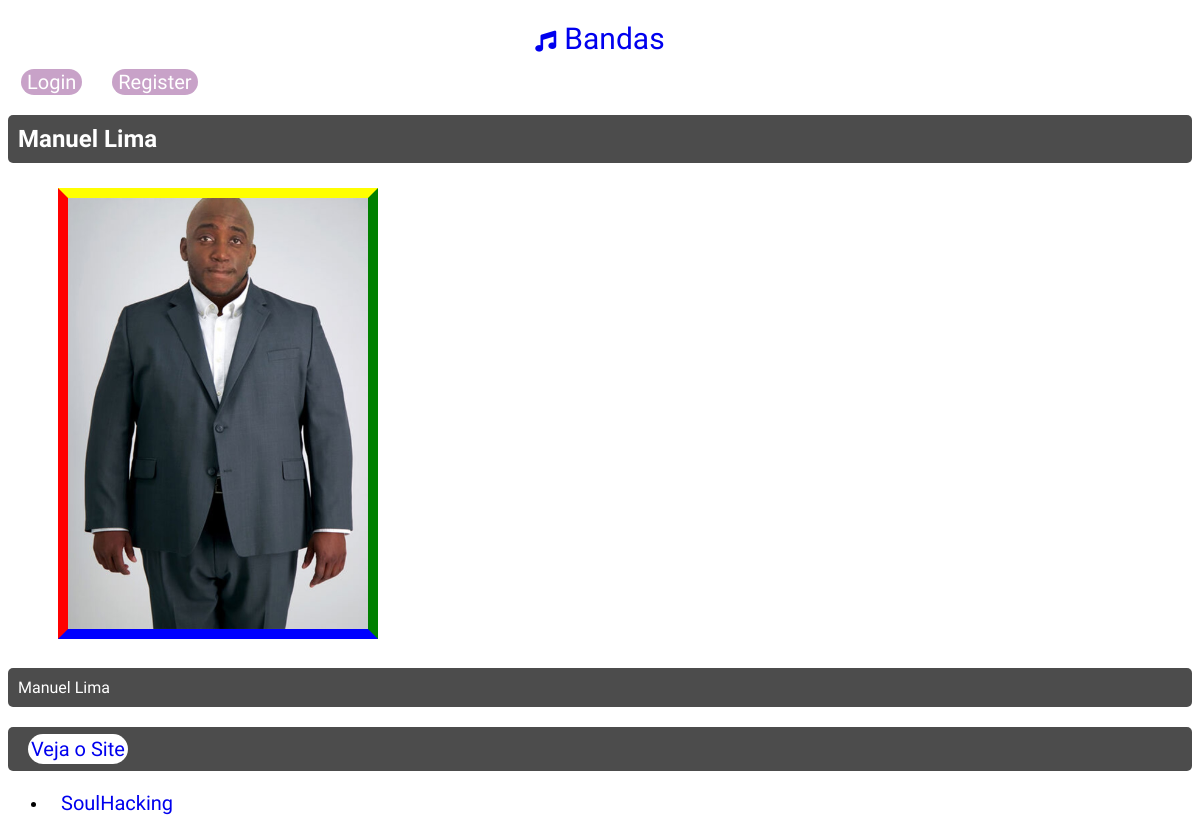
Page /bandas/banda/4/ on the committed database.
### bands/models.py (models this page shows, shortened)
class Banda(models.Model):
    integrantes = models.ManyToManyField(Integrante)
    nome = models.CharField(max_length=100, default='')
    genero = models.CharField(max_length=50, default='')
    formada_em = models.DateField(default=now)
    cidade_origem = models.CharField(max_length=100, null=True, default='')
    descricao = models.TextField(default='')
    imagem = models.ImageField(default='band_default_image.jpg')
    website = models.URLField(null=True, blank=True, default='')
    ativa = models.BooleanField(default=True)
    premios_ganhos = models.IntegerField(default=0)

class Album(models.Model):
    artist = models.ForeignKey(Banda, on_delete=models.CASCADE)
    name = models.CharField(max_length=100, default='')
    release_date = models.DateField(default=now)
    num_stars = models.IntegerField(default=0)
    capa = models.ImageField(default='album_default_image.jpg')
    ratings = models.FloatField(default=0.0)
    copies_sold = models.IntegerField(default=0)

### bands/views.py (the view)
# urls.py: path('banda/<int:banda_id>/', views.detalhes_banda_view, name='detalhes_banda'),
def detalhes_banda_view(request, banda_id):
    banda = get_object_or_404(Banda, id=banda_id)
    albuns = Album.objects.filter(artist=banda)
    pode_adicionar = request.user.is_authenticated and request.user.has_perm('bands.add_album')
    pode_editar = request.user.is_authenticated and request.user.has_perm('bands.change_album')
    pode_apagar = request.user.is_authenticated and request.user.has_perm('bands.delete_album')
    contexto = {
        'banda': banda,
        'albuns': albuns,
        'pode_adicionar': pode_adicionar,
        'pode_editar': pode_editar,
        'pode_apagar': pode_apagar,
    }
    return render(request, 'bands/banda.html', contexto)

### bands/templates/bands/banda.html (shortened to what this page needs)
{% extends "bands/layout.html" %}
{% block content %}
<h2>{{ banda.nome }}</h2>
<img src="{{ banda.imagem.url }}" alt="{{ banda.nome }} - Foto">
<p>{{ banda.descricao }}</p>
<p><a href="{{ banda.website }}">Veja o Site</a></p>
<ul>
    {% for album in albuns %}
    <li>
        <a href="{% url 'bands:detalhes_album' album.id %}">{{ album.name }}</a>
    </li>
    {% endfor %}
</ul>
{% endblock %}

### bands/static/bands/estilos.css (style rules this page uses)
* { font-family: "Jacquard 12", system-ui, sans-serif; }
a { text-decoration: none; font-size:20px; background-color:white; border-radius:15px; padding: 3px; margin:10px; }
a { text-decoration:none; }
body { background-image: url('stars-1837306.jpg'); background-repeat: repeat; background-position: center center; background-size:contain; }
img { width: 300px; height:auto; border-top: 10px solid yellow; border-right: 10px solid green; border-bottom: 10px solid blue; border-left: 10px solid red; margin-left: 50px; margin-right:50px; margin-top:5px; margin-bottom:5px; }
h1, h2, h3, h4, p, .user-info { background-color: rgba(0, 0, 0, 0.7); color: white; padding: 10px; border-radius: 5px; margin: 20px 0; }

### rows in the picture
Banda: nome "Manuel Lima", imagem (picture), descricao "Manuel Lima"
Album: name "SoulHacking"
